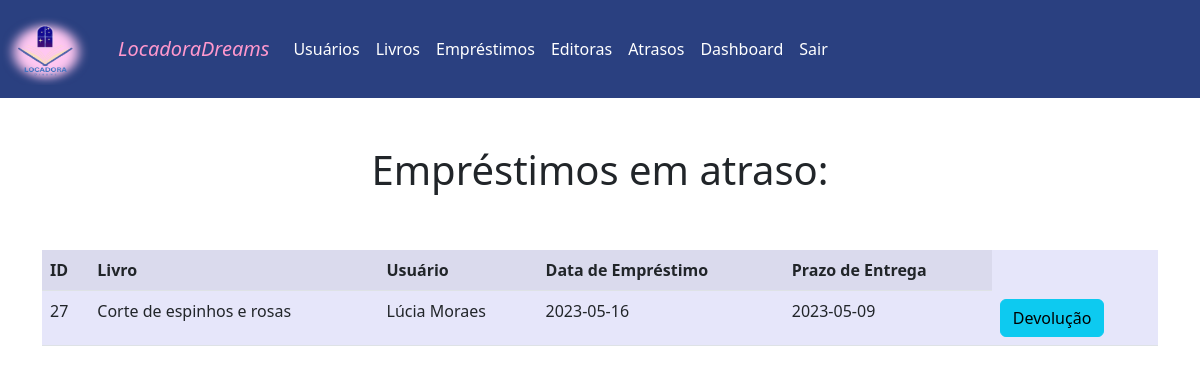
The page /Juliana3A/atrasos.php (signed in) on the database as committed earlier.
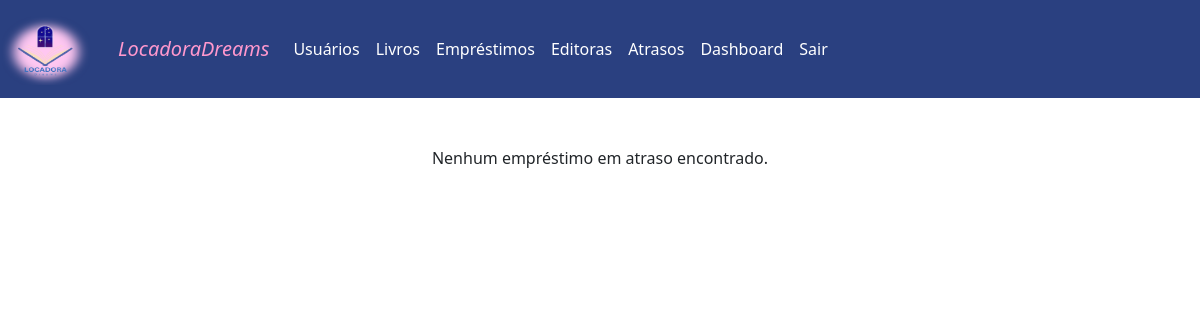
The same page on the database as committed later.
### tables this page shows
CREATE TABLE `emprestimos` (
  `id` int(11) NOT NULL,
  `livro_id` int(11) NOT NULL,
  `livro_nome` text NOT NULL,
  `usuario_id` int(11) NOT NULL,
  `usuario_nome` text NOT NULL,
  `prazo_entrega` date NOT NULL,
  `data_emprestimo` date NOT NULL,
  `devolvido` int(11) NOT NULL,
  `cpf_usuario` text NOT NULL
);

### Juliana3A/atrasos.php (the view, shortened to what this page needs)
<!DOCTYPE html>
<html>
<head>
    <link rel="stylesheet" href="css/bootstrap.min.css">
</head>
<body>
<nav class="navbar navbar-expand-lg "  style="background-color: #2A4080;">
		<a class="navbar-brand" href="#">
      		<img src="logo.png" alt="Bootstrap" width="90" height="72">
    	</a>
        <div class="container-fluid">
          <a class="navbar-brand" href="index.html">LocadoraDreams</a>
          <div class="collapse navbar-collapse" id="navbarNavAltMarkup">
            <div class="navbar-nav">
              <a class="nav-link" href="usuarios.php">Usuários</a>
			  <a class="nav-link" href="livros.php">Livros</a>
              <a class="nav-link" href="emprestimo.php">Empréstimos</a>
			  <a class="nav-link" href="editora.php">Editoras</a>
              <a class="nav-link" href="atrasos.php">Atrasos</a>
              <a class="nav-link " href="dashboard.php" class="dashboard-button">Dashboard</a>
              <a class="nav-link " href="logout.php">Sair</a>
            </div>
          </div>
        </div>
      </nav>
	  <br><br>
<?php
include_once('conexao.php');
$query_emprestimos = "SELECT * FROM emprestimos WHERE prazo_entrega < CURDATE()";
$resultado_emprestimos = mysqli_query($conn, $query_emprestimos);
if(mysqli_num_rows($resultado_emprestimos) > 0) {
    echo "<div class='container'><center><h1>Empréstimos em atraso:</h1></center><br><br>";
    echo "<table class='table table-striped'>";
    echo "<tr><th>ID</th><th>Livro</th><th>Usuário</th><th>Data de Empréstimo</th><th>Prazo de Entrega</th></tr>";
    while($row = mysqli_fetch_assoc($resultado_emprestimos)) {
        echo "<tr>";
        echo "<td>".$row['id']."</td>";
        echo "<td>".$row['livro_nome']."</td>";
        echo "<td>".$row['usuario_nome']."</td>";
        echo "<td>".$row['data_emprestimo']."</td>";
        echo "<td>".$row['prazo_entrega']."</td>";
        echo "<td><a href='devolucaolivro.php?id=".$row["id"]."'class='btn btn-info'>Devolução</a></td>";
        echo "</tr>";
    }
    echo "</table></div>";
} else {
    echo "<div class='container'><center><p>Nenhum empréstimo em atraso encontrado.</p></center></div>";
}
?>

Rows that differ between the two databases and show on the page:
removed emprestimos: id "27", livro_nome "Corte de espinhos e rosas", usuario_nome "Lúcia Moraes", data_emprestimo "2023-05-16", prazo_entrega "2023-05-09"
Other text that changed with them:
text no longer shown: "Empréstimos em atraso: ID Livro Usuário Data de Empréstimo Prazo de Entrega"
text now shown: "Nenhum empréstimo em atraso encontrado."
